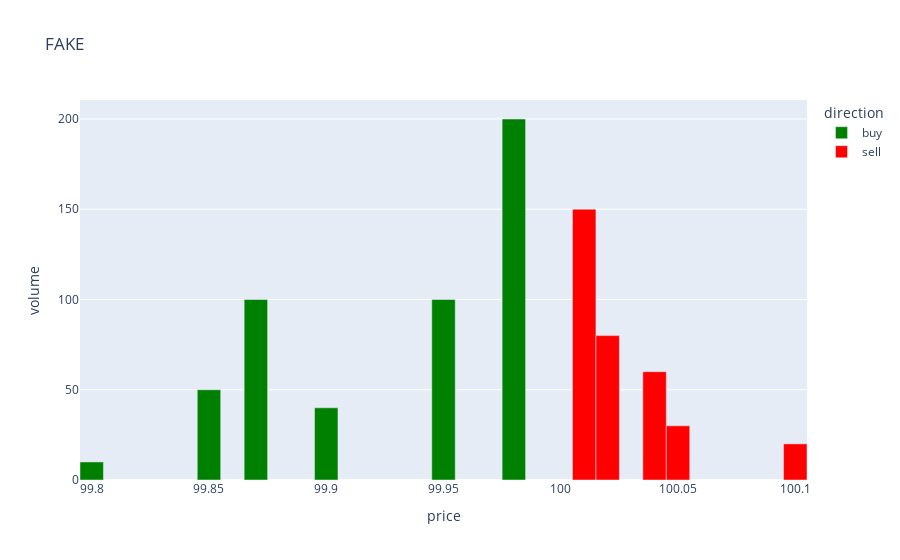

The notebook cell saved with this chart:
### Code cell
visualise_orderbook(exchanges[0].central_orderbook)

### Figure 1 — Plotly figure (JSON) as saved in the notebook; plotly's stock layout.template omitted (floating-point values rounded to 4 significant figures)
{"data": [{"alignmentgroup": "True", "hovertemplate": "direction=buy<br>price=%{x}<br>volume=%{y}<extra></extra>", "legendgroup": "buy", "marker": {"color": "green", "pattern": {"shape": ""}}, "name": "buy", "offsetgroup": "buy", "orientation": "v", "showlegend": true, "textposition": "auto", "type": "bar", "width": 0.01, "x": [99.98, 99.95, 99.9, 99.87, 99.85, 99.8], "xaxis": "x", "y": [200, 100, 40, 100, 50, 10], "yaxis": "y"}, {"alignmentgroup": "True", "hovertemplate": "direction=sell<br>price=%{x}<br>volume=%{y}<extra></extra>", "legendgroup": "sell", "marker": {"color": "red", "pattern": {"shape": ""}}, "name": "sell", "offsetgroup": "sell", "orientation": "v", "showlegend": true, "textposition": "auto", "type": "bar", "width": 0.01, "x": [100.0, 100.0, 100.0, 100.0, 100.1], "xaxis": "x", "y": [150, 80, 60, 30, 20], "yaxis": "y"}], "layout": {"barmode": "relative", "legend": {"title": {"text": "direction"}, "tracegroupgap": 0}, "title": {"text": "FAKE"}, "xaxis": {"anchor": "y", "domain": [0, 1], "title": {"text": "price"}}, "yaxis": {"anchor": "x", "domain": [0, 1], "title": {"text": "volume"}}}}
